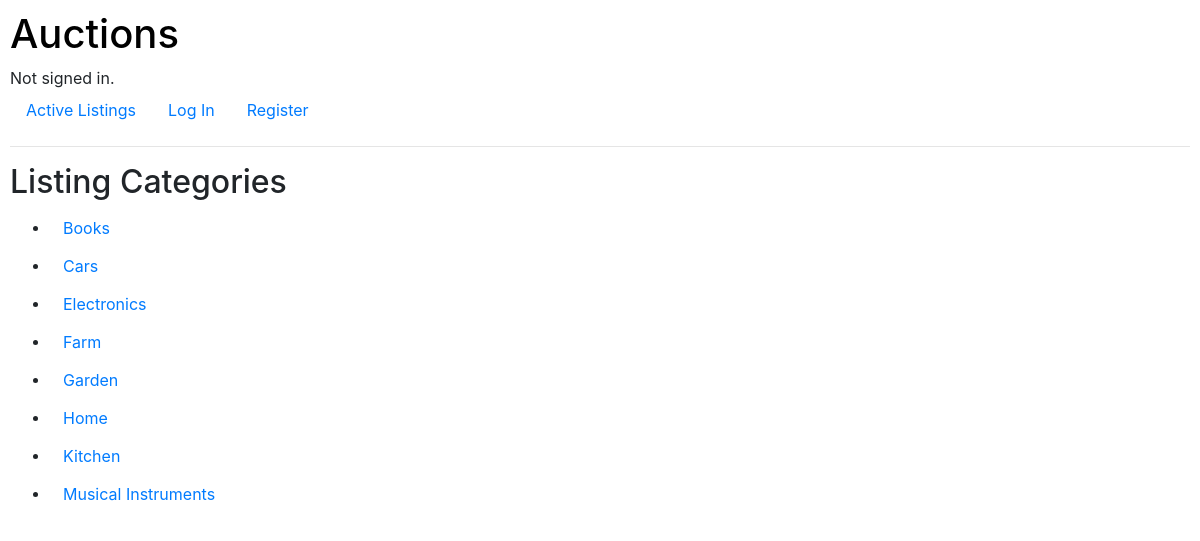
Page /categories/ on the committed database.
### auctions/models.py (models this page shows)
class Category(models.Model):
    category_name = models.CharField(max_length=64)
    def __str__(self):
        return self.category_name

### auctions/views.py (the view, shortened to what this page needs)
# urls.py: path("categories/", views.categories, name="categories"),
def categories(request):
    if request.method == "GET":
        categories = Category.objects.all().order_by('category_name')
        return render(request, "auctions/categories.html", {
            "categories": categories,
        })

### auctions/templates/auctions/categories.html (shortened to what this page needs)
{% extends "auctions/layout.html" %}
{% block body %}
    <h2>Listing Categories</h2>
    <form action="{% url 'auctions:categories' %}" method="POST">
        <ul>
            {% for category in categories %}
                <li>
                    <button type="submit" name="selected_category" value="{{ category.id }}" class="btn btn-link">{{ category }}</button>
                </li>
            {% endfor %}
        </ul>
    </form>
{% endblock %}

### auctions/static/auctions/styles.css (style rules this page uses)
body { padding: 10px; }

### rows in the picture
Category: {{ category.id }} 6 (drawn), category_name "Books"
Category: {{ category.id }} 8 (drawn), category_name "Cars"
Category: {{ category.id }} 2 (drawn), category_name "Electronics"
Category: {{ category.id }} 4 (drawn), category_name "Farm"
Category: {{ category.id }} 5 (drawn), category_name "Garden"
Category: {{ category.id }} 1 (drawn), category_name "Home"
Category: {{ category.id }} 7 (drawn), category_name "Kitchen"
Category: {{ category.id }} 3 (drawn), category_name "Musical Instruments"
